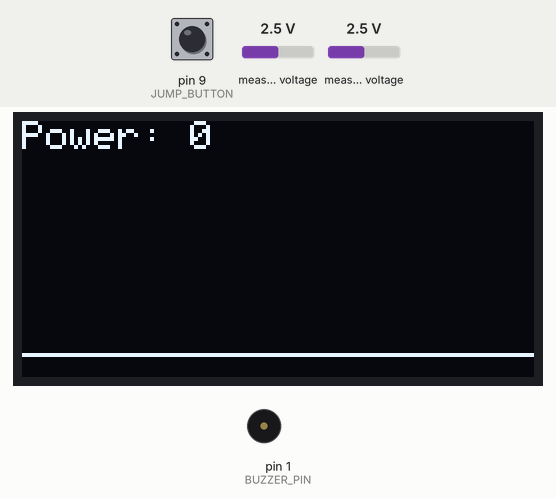
Recording of a sketch running on a simulated Arduino Uno, built with avr-gcc and run on an emulated ATmega328P. Shown: 128×64 one-colour display, buzzer (waves = sounding). Inputs (shaded band) come from the test bench; at power-on: pin 9 (JUMP_BUTTON) HIGH, measured voltage 2.5 V.

Above: at 1.2 s.
1.3 s: pin 9 (JUMP_BUTTON) pulled LOW for 1 s
At 2.8 s:
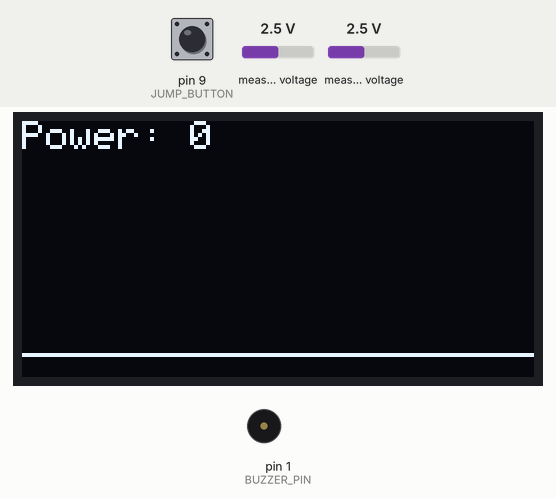
3.8 s: pin 9 (JUMP_BUTTON) pulled LOW for 3.2 s
At 8.0 s:
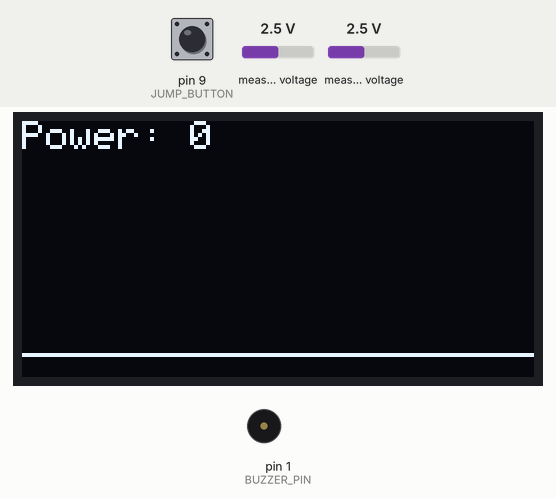
Timing chart, 0 to 9.5 s (numbered marks = the images above; inputs shaded):
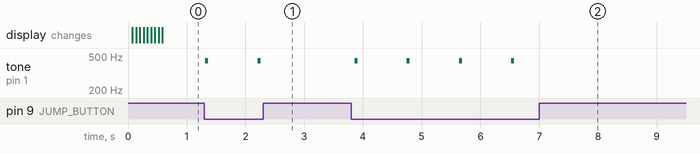

The sketch:

gamecode.ino
```cpp
#include <Wire.h>
#include <Adafruit_GFX.h>
#include <Adafruit_SSD1306.h>
#include <Adafruit_ADS1X15.h>

// Hardware Definitions from Schematic
#define OLED_WIDTH 128
#define OLED_HEIGHT 64
#define BUZZER_PIN 1        // GPIO1 / D0 [cite: 20]
#define JUMP_BUTTON 9       // GPIO9 / D10 (Rotary Switch)

Adafruit_SSD1306 display(OLED_WIDTH, OLED_HEIGHT, &Wire, -1);
Adafruit_ADS1115 ads;

// Physics Constants
float playerX = 10, playerY = 30;
float velocityY = 0;
const float gravity = 0.8;
bool isGrounded = false;

void setup() {
  pinMode(BUZZER_PIN, OUTPUT);
  pinMode(JUMP_BUTTON, INPUT_PULLUP); // Active low per schematic

  if(!display.begin(SSD1306_SWITCHCAPVCC, 0x3C)) while(1);
  ads.begin();

  display.clearDisplay();
  display.setTextSize(1);
  display.setTextColor(SSD1306_WHITE);
}

void loop() {
  // 1. Read Inputs via ADS1115
  int16_t joyX = ads.readADC_SingleEnded(0); // Joystick X
  int16_t sliderVal = ads.readADC_SingleEnded(2); // Slider [cite: 118]

  // 2. Horizontal Movement
  if (joyX > 20000) playerX += 2;
  if (joyX < 10000) playerX -= 2;

  // 3. Jump Logic (Using Rotary Switch) [cite: 12]
  if (digitalRead(JUMP_BUTTON) == LOW && isGrounded) {
    velocityY = -6.0;
    isGrounded = false;
    tone(BUZZER_PIN, 440, 50); // Jump sound
  }

  // 4. Physics
  velocityY += gravity;
  playerY += velocityY;

  // Simple Floor Collision
  if (playerY >= 50) {
    playerY = 50;
    velocityY = 0;
    isGrounded = true;
  }

  // 5. Draw Game
  display.clearDisplay();

  // Draw Player
  display.fillRect(playerX, playerY, 8, 8, SSD1306_WHITE);

  // Draw "Ground"
  display.drawFastHLine(0, 58, 128, SSD1306_WHITE);

  // UI based on Slider [cite: 71]
  display.setCursor(0,0);
  display.print("Power: ");
  display.print(map(sliderVal, 0, 26000, 0, 100));

  display.display();
  delay(20);
}
```

Measured:
- after the input at 1.3 s, tone on pin 1 (BUZZER_PIN): alternates 440 Hz for 0.05 s and silent for 0.84 s, starting at once
- after the input at 3.8 s, tone on pin 1 (BUZZER_PIN): alternates 440 Hz for 0.05 s and silent for 0.84 s, 8 changes in all, then stays silent, starting after 0.06 s
